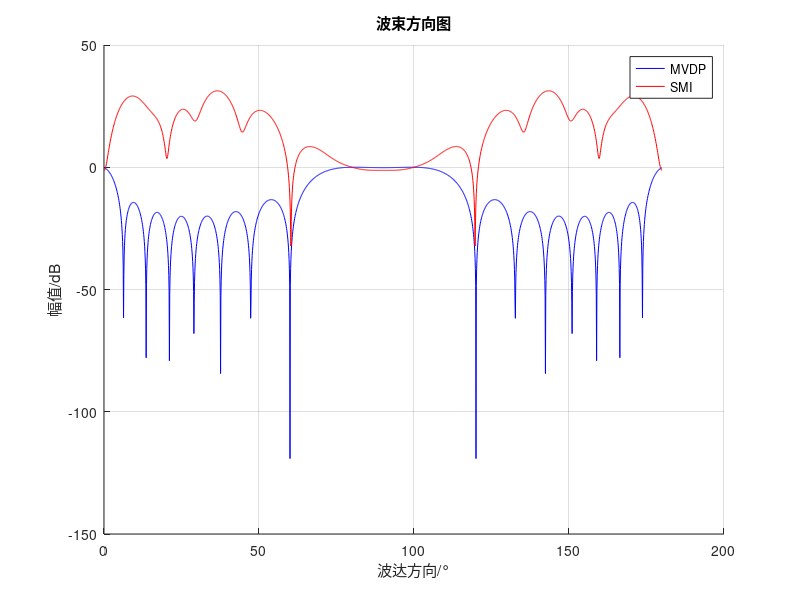

This figure's MATLAB source:
%% MPDR & SMI
clear,clc,close all;
L=8;
K=50;
d=1;
M=3;

sigma=1;
snr=30;
inr1=30;
inr2=30; 
sigma0=sigma*10^(snr/20);
sigma1=sigma*10^(inr1/20);
sigma2=sigma*10^(inr2/20);
%不同信号方位角
theta0 = 80;
theta1 = 60;
theta2 = 100;
% theta2 = asin(sin(theta0*pi/180)-1)/pi*180;
% theta2 = 180-10;
%导向矢量
a0 = exp(1i*2*pi*d*sin(theta0*pi/180)*(0:L-1)'); %转置后变为列向量
a1 = exp(1i*2*pi*d*sin(theta1*pi/180)*(0:L-1)');
a2 = exp(1i*2*pi*d*sin(theta2*pi/180)*(0:L-1)');
%信号幅度
st0=(randn(1,K)+1i*randn(1,K))/sqrt(2)*sigma0;
st1=(randn(1,K)+1i*randn(1,K))/sqrt(2)*sigma1;
st2=(randn(1,K)+1i*randn(1,K))/sqrt(2)*sigma2;
nt =(randn(L,K)+1i*randn(L,K))/sqrt(2)*sigma;

xt = a0*st0+a1*st1+a2*st2+nt;
sRxx = xt*xt'/ K;
Rxx = sigma0^2*(a0*a0')+sigma1^2*(a1*a1')+sigma2^2*(a2*a2')+sigma^2*eye(L);
w_smi = sRxx\a0/(a0'*(sRxx\a0));
w_mpdr = Rxx\a0/(a0'*(Rxx\a0));

doa = 0:0.1:180;
bp_smi  = zeros(1,length(doa));
bp_mpdr = zeros(1,length(doa));
for m=1:length(doa)
   am = exp(1i*2*pi*sin(doa(m)*pi/180)*[0:L-1]'); 
   bp_mpdr(m)=abs(w_mpdr'*am);
   bp_smi(m)=abs(w_smi'*am);
end
% bp_mpdr = bp_mpdr / max(bp_mpdr);
% bp_smi = bp_smi / max(bp_smi);
figure;hold on;grid on;
plot(doa,10*log(bp_mpdr),'b');
plot(doa,10*log(bp_smi),'r');
xlabel('波达方向/°');ylabel('幅值/dB');
title('波束方向图');
legend('MVDP','SMI');